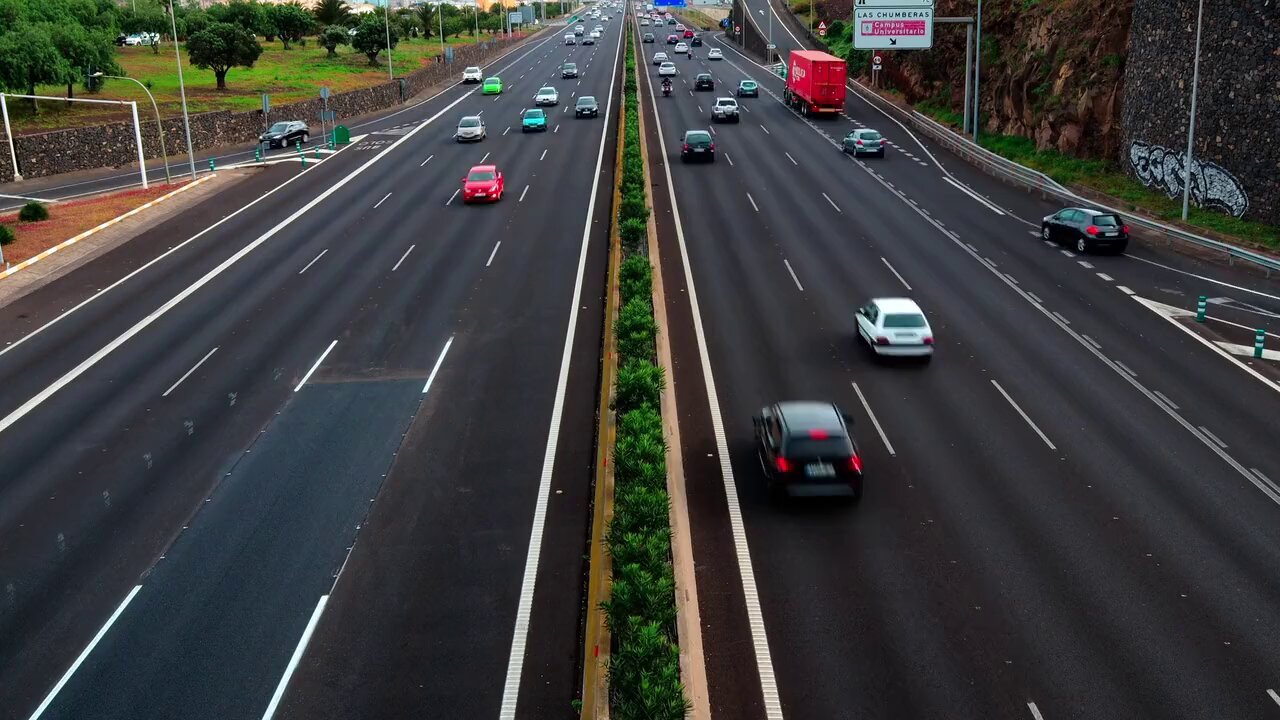
#> input picture pic-1.jpg, 1280 x 720 px; the run also reads 2 pictures not shown here
$ jupyter execute --allow-errors try_in.ipynb
#> lines starting #> are read from the running program, lines starting #| are printed output that depends on the picture; after the words box and inside, x2 and y2 are one past the last pixel; in counts of white or black regions, pixels touching at a corner belong together
[cell 1]
import os
print(os.getcwd())

[cell 2]
import numpy as np
import cv2

image_11 = cv2.imread('pic-1.jpg')
#> image_11 is the input picture: shape (720, 1280, 3); mean B, G, R 61.1, 61.5, 60.8
image_12 = cv2.imread('pic-2.jpg')


height_11, width_11 = image_11.shape[:2]
#> height_11 = 720; width_11 = 1280
height_12, width_12 = image_12.shape[:2]
#> height_12 = 720; width_12 = 1280

#  get the starting pixel coordiantes (top  left of cropping rectangle)
start_row_11, start_col_11 = int(height_11 * .05), int(width_11 * .25)
#> start_row_11 = 36; start_col_11 = 320

#  get the ending pixel coordinates (bottom right)
end_row_11, end_col_11 = int(height_11 * .80), int(width_11 * .48)
#> end_row_11 = 576; end_col_11 = 614

# Simply use indexing to crop out the rectangle we desire
image_13 = image_11[start_row_11:end_row_11 , start_col_11:end_col_11]

#  get the starting pixel coordiantes (top  left of cropping rectangle)
start_row_12,start_col_12 = int(height_12 * .05), int(width_12 * .25)
#> start_row_12 = 36; start_col_12 = 320

#  get the ending pixel coordinates (bottom right)
end_row_12, end_col_12 = int(height_12 * .80), int(width_12 * .48)
#> end_row_12 = 576; end_col_12 = 614

# Simply use indexing to crop out the rectangle we desire

image_14 = image_12[start_row_12:end_row_12 , start_col_12:end_col_12]

# taking absoloute difference
diff1 = cv2.absdiff(image_13.copy(),image_14.copy())

# Gray_scale image
gray1 = cv2.cvtColor(diff1 , cv2.COLOR_BGR2GRAY)


# blurring the image
blur1 = cv2.GaussianBlur(gray1 , (5,5) , 0)


#thresholding
ret,thresh1 = cv2.threshold(blur1 , 20 , 255 , cv2.THRESH_BINARY)
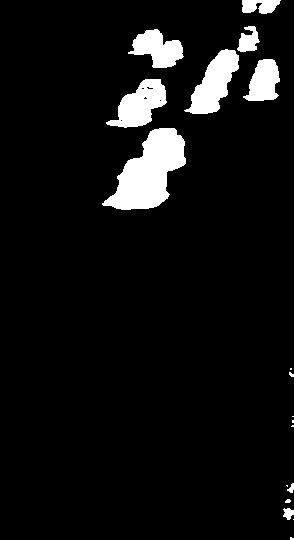
#> thresh1: shape (540, 294); 6.6% white; 18 white regions (9 under 20 px), largest, box (x1, y1, x2, y2) and area: (102, 128, 186, 210) 3777, (184, 49, 239, 114) 1798, (106, 79, 167, 128) 1632


# dilating the image
dilated1 = cv2.dilate(thresh1 , None , iterations = 1)
#> dilated1: shape (540, 294); 7.7% white; 13 white regions (2 under 20 px)


contours1,hierarchy = cv2.findContours(dilated1.copy() , cv2.RETR_TREE , cv2.CHAIN_APPROX_SIMPLE)
#> contours1 = 14 contours, 4 with area under 20; largest, box (x1, y1, x2, y2) and area: (101, 127, 187, 211) 3996, (183, 25, 261, 115) 2410, (105, 78, 168, 129) 1785, (127, 28, 185, 69) 1396, (242, 58, 281, 102) 1148
#counting valid contours
valid_cntrs1 = []
for contour in contours1:
    (x,y,w,h) = cv2.boundingRect(contour)
    if cv2.contourArea(contour) < 300  :
        continue

    cv2.rectangle(image_14 , (x,y) , (x+w , y+h) , (0 , 255 , 0) , 2)
    valid_cntrs1.append(contour)
#> this loop made 14 passes
#> (x, y, w, h) on passes 1, 2, 3, 4, 5, 7, 8, 9, 10, 11, 12, 13: (289, 536, 5, 4), (282, 507, 12, 14), (284, 498, 8, 6), (285, 482, 9, 12), (290, 419, 4, 9), (288, 367, 6, 11), (101, 127, 86, 84), (105, 78, 63, 51), (242, 58, 39, 44), (127, 28, 58, 41), (183, 25, 78, 90), (241, 0, 41, 15)
#> (contour, x, y, w, h) on passes 6, 14: ([[291, 415], [291, 417], [293, 417], [293, 415]], 291, 415, 3, 3), ([[257, 4], [258, 3], [259, 4], [258, 5]], 257, 3, 3, 3)
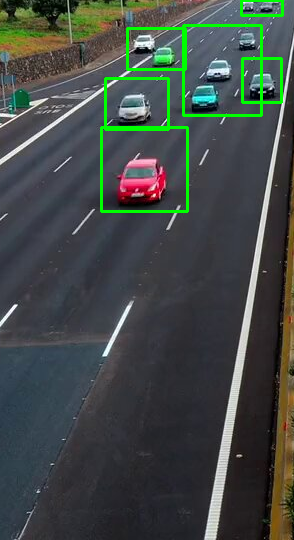
#> image_14: shape (540, 294, 3); mean B, G, R 70, 73.8, 66.4
#> after the loop, valid_cntrs1 = 6 contours; box (x1, y1, x2, y2) and area: (101, 127, 187, 211) 3996, (183, 25, 261, 115) 2410, (105, 78, 168, 129) 1785, (127, 28, 185, 69) 1396, (242, 58, 281, 102) 1148, (241, 0, 282, 15) 463


feed1 = image_14.copy()

cv2.putText(feed1, "Cars Detected : {}".format(str(len(valid_cntrs1))) , (10,20) , cv2.FONT_HERSHEY_SIMPLEX , 1 , (255 , 255 , 255) , 1)
#> feed1: shape (540, 294, 3); 0.34% of pixels changed, all inside (x1, y1, x2, y2) = (13, 0, 292, 21)

cv2.imshow("output1" , feed1)


cv2.waitKey(0)
cv2.destroyAllWindows()

[cell 3]
#lane 2


image_21 = cv2.imread('pic3.jpg')
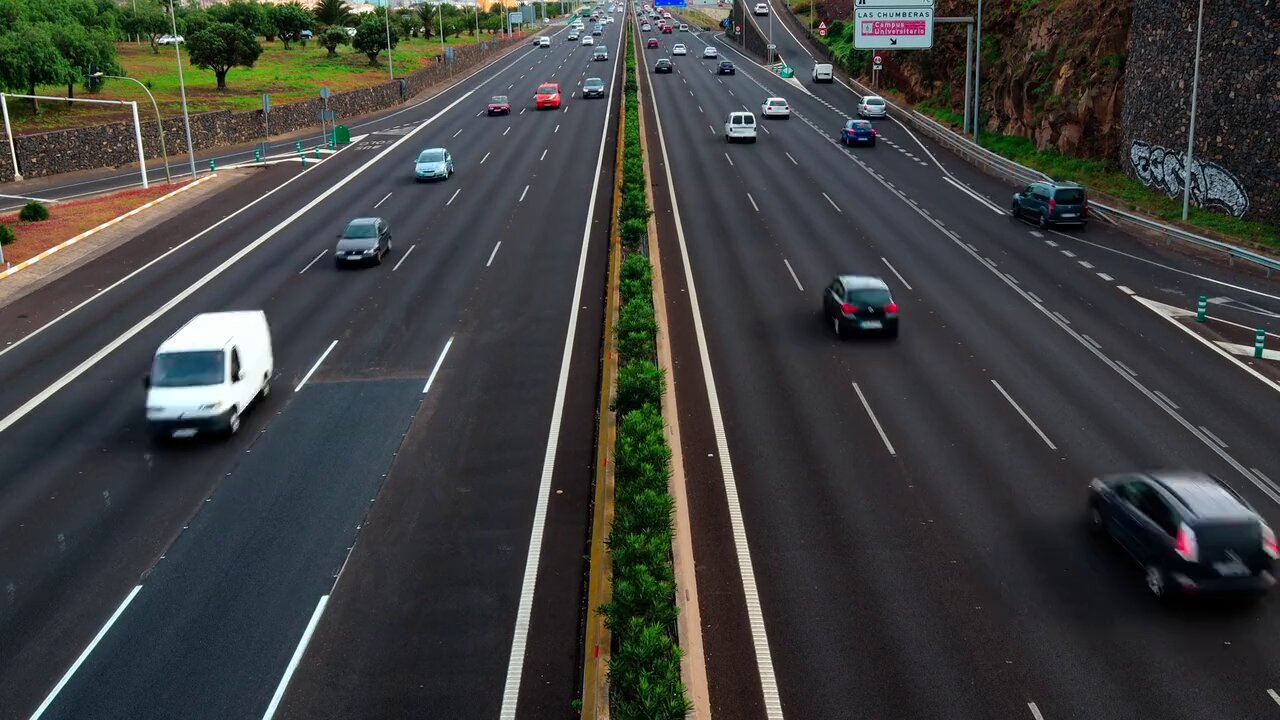
#> input picture pic3.jpg, 1280 x 720 px
#> image_21 is the input picture: shape (720, 1280, 3); mean B, G, R 62.7, 63.9, 62.7
image_22 = cv2.imread('pic4.jpg')


height_21, width_21 = image_21.shape[:2]
#> height_21 = 720; width_21 = 1280
height_22, width_22 = image_22.shape[:2]
#> height_22 = 720

#  get the starting pixel coordiantes (top  left of cropping rectangle)
start_row_21, start_col_21 = int(height_21 * .05), int(width_21 * .25)

#  get the ending pixel coordinates (bottom right)
end_row_21, end_col_21 = int(height_21 * .80), int(width_21 * .48)


# Simply use indexing to crop out the rectangle we desire
image_23 = image_21[start_row_21:end_row_21 , start_col_21:end_col_21]

#  get the starting pixel coordiantes (top  left of cropping rectangle)
start_row_22,start_col_22 = int(height_22 * .05), int(width_22 * .25)

#  get the ending pixel coordinates (bottom right)
end_row_22, end_col_22 = int(height_22 * .80), int(width_22 * .48)

# Simply use indexing to crop out the rectangle we desire

image_24 = image_22[start_row_22:end_row_22 , start_col_22:end_col_22]


# taking absoloute difference
diff2 = cv2.absdiff(image_23.copy(),image_24.copy())

# Gray_scale image
gray2 = cv2.cvtColor(diff2 , cv2.COLOR_BGR2GRAY)


# blurring the image
blur2 = cv2.GaussianBlur(gray2 , (5,5) , 0)


#thresholding
ret,thresh2 = cv2.threshold(blur2 , 20 , 255 , cv2.THRESH_BINARY)
#> thresh2: shape (540, 294); 7.7% white; 80 white regions (58 under 20 px), largest, box (x1, y1, x2, y2) and area: (0, 157, 87, 237) 4138, (181, 46, 248, 105) 1843, (234, 41, 287, 97) 1376


# dilating the image
dilated2 = cv2.dilate(thresh2 , None , iterations = 1)
#> dilated2: shape (540, 294); 10% white; 49 white regions (16 under 20 px)

contours2,hierarchy = cv2.findContours(dilated2.copy() , cv2.RETR_TREE , cv2.CHAIN_APPROX_SIMPLE)
#> contours2 = 58 contours, 30 with area under 20; largest, box (x1, y1, x2, y2) and area: (0, 156, 88, 238) 4478, (134, 45, 249, 109) 3400, (233, 0, 289, 98) 2606, (83, 110, 135, 150) 1469, (30, 91, 101, 144) 428
#counting valid contours
valid_cntrs2 = []
for contour in contours2:
    (x,y,w,h) = cv2.boundingRect(contour)
    if cv2.contourArea(contour) < 300  :
        continue

    cv2.rectangle(image_24 , (x,y) , (x+w , y+h) , (0 , 255 , 0) , 2)
    valid_cntrs2.append(contour)
#> this loop made 58 passes
#> (x, y, w, h) on passes 1, 3, 4, 6, 9, 10, 11, 13, 14, 16, 17, 18: (281, 496, 13, 24), (51, 462, 4, 4), (236, 452, 6, 7), (290, 419, 4, 10), (287, 367, 7, 13), (0, 303, 19, 26), (291, 290, 3, 5), (171, 215, 4, 4), (86, 214, 6, 6), (0, 156, 88, 82), (58, 215, 4, 3), (60, 207, 7, 8)
#> (contour, x, y, w, h) on passes 2, 5, 7, 8, 12, 15: ([[37, 490], [37, 492], [39, 492], [39, 490]], 37, 490, 3, 3), ([[63, 438], [63, 440], [65, 440], [65, 438]], 63, 438, 3, 3), ([[291, 415], [291, 417], [293, 417], [293, 415]], 291, 415, 3, 3), ([[91, 380], [91, 382], [93, 382], [93, 380]], 91, 380, 3, 3), ([[262, 270], [262, 272], [264, 272], [264, 270]], 262, 270, 3, 3), ([[199, 163], [199, 165], [202, 165], [202, 163]], 199, 163, 4, 3)
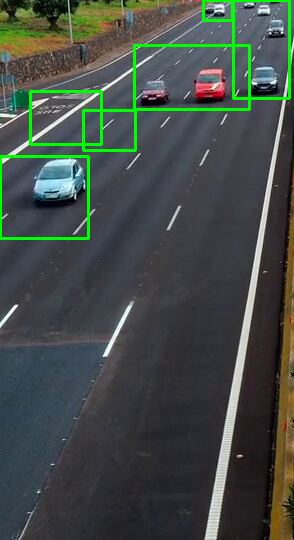
#> image_24: shape (540, 294, 3); mean B, G, R 71, 75.9, 68
#> after the loop, valid_cntrs2 = 6 contours; box (x1, y1, x2, y2) and area: (0, 156, 88, 238) 4478, (134, 45, 249, 109) 3400, (233, 0, 289, 98) 2606, (83, 110, 135, 150) 1469, (30, 91, 101, 144) 428, (203, 0, 232, 20) 416


feed2 = image_24.copy()

cv2.putText(feed2, "Cars Detected : {}".format(str(len(valid_cntrs2))) , (10,20) , cv2.FONT_HERSHEY_SIMPLEX , 1 , (255 , 255 , 255) , 1)

cv2.imshow("output2" , feed2)

cv2.waitKey(0)
cv2.destroyAllWindows()

[cell 4]
image_31 = cv2.imread('pic5.jpg')
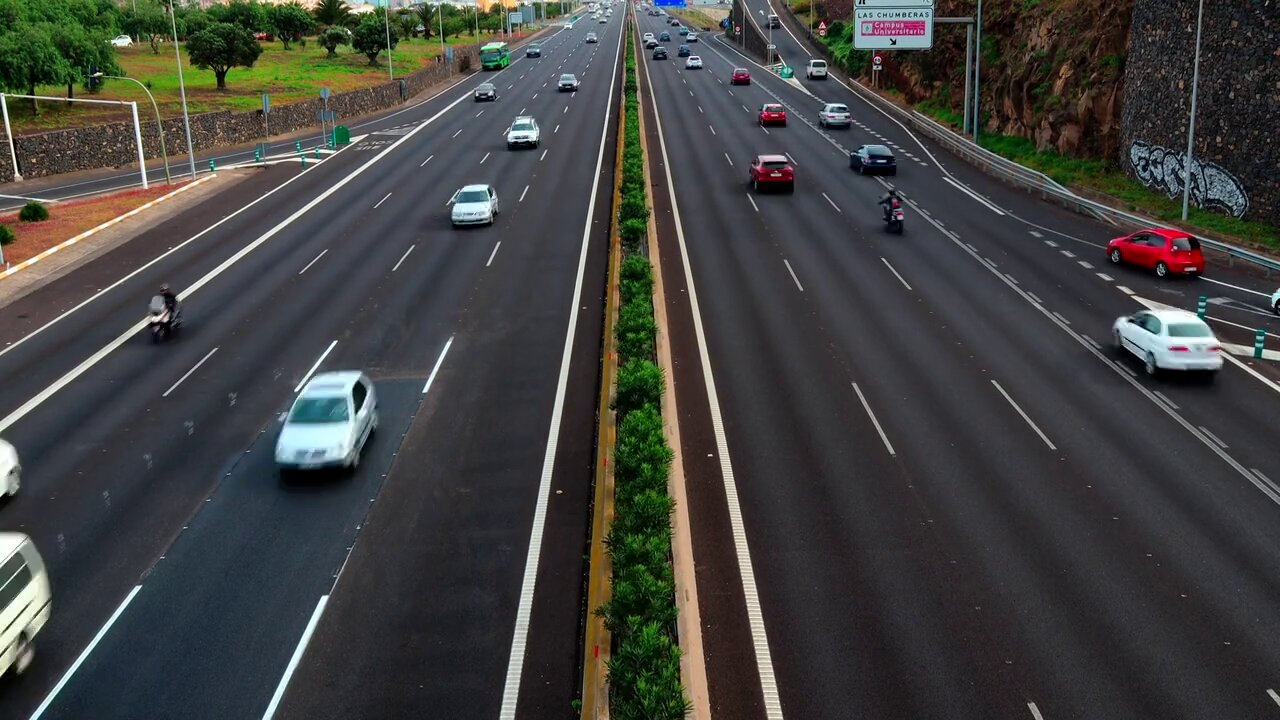
#> input picture pic5.jpg, 1280 x 720 px
#> image_31 is the input picture: shape (720, 1280, 3); mean B, G, R 64, 65.8, 65.3
image_32 = cv2.imread('pic6.jpg')
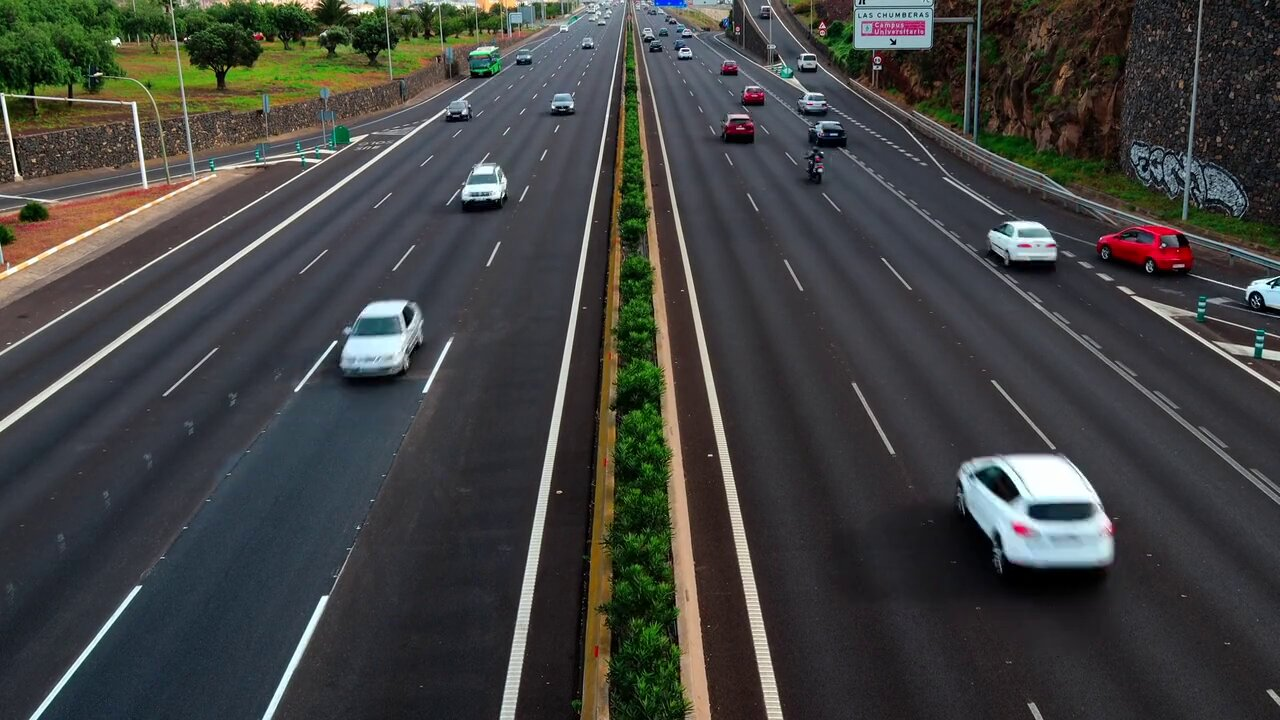
#> input picture pic6.jpg, 1280 x 720 px
#> image_32 is the input picture: shape (720, 1280, 3); mean B, G, R 64.6, 66.2, 65.3


height_31, width_31 = image_31.shape[:2]
height_32, width_32 = image_32.shape[:2]

#  get the starting pixel coordiantes (top  left of cropping rectangle)
start_row_31, start_col_31 = int(height_31 * .05), int(width_31 * .25)

#  get the ending pixel coordinates (bottom right)
end_row_31, end_col_31 = int(height_31 * .80), int(width_31 * .48)


# Simply use indexing to crop out the rectangle we desire
image_33 = image_31[start_row_31:end_row_31 , start_col_31:end_col_31]

#  get the starting pixel coordiantes (top  left of cropping rectangle)
start_row_32,start_col_32 = int(height_32 * .05), int(width_32 * .25)

#  get the ending pixel coordinates (bottom right)
end_row_32, end_col_32 = int(height_32 * .80), int(width_32 * .48)

# Simply use indexing to crop out the rectangle we desire

image_34 = image_32[start_row_32:end_row_32 , start_col_32:end_col_32]


# taking absoloute difference
diff3 = cv2.absdiff(image_33.copy(),image_34.copy())

# Gray_scale image
gray3 = cv2.cvtColor(diff3 , cv2.COLOR_BGR2GRAY)


# blurring the image
blur3 = cv2.GaussianBlur(gray3 , (5,5) , 0)


#thresholding
ret,thresh3 = cv2.threshold(blur3 , 20 , 255 , cv2.THRESH_BINARY)
#> thresh3: shape (540, 294); 13.3% white; 17 white regions (5 under 20 px), largest, box (x1, y1, x2, y2) and area: (0, 263, 106, 464) 12219, (120, 125, 189, 196) 3090, (125, 5, 191, 48) 1802


# dilating the image
dilated3 = cv2.dilate(thresh3 , None , iterations = 1)
#> dilated3: shape (540, 294); 14.8% white; 14 white regions (3 under 20 px)

contours3,hierarchy = cv2.findContours(dilated3.copy() , cv2.RETR_TREE , cv2.CHAIN_APPROX_SIMPLE)
#> contours3 = 26 contours, 11 with area under 20; largest, box (x1, y1, x2, y2) and area: (0, 262, 107, 465) 12922, (119, 124, 190, 197) 3360, (124, 4, 192, 49) 1973, (180, 78, 222, 118) 1212, (121, 45, 179, 88) 1113
#counting valid contours
valid_cntrs3 = []
for contour in contours3:
    (x,y,w,h) = cv2.boundingRect(contour)
    if cv2.contourArea(contour) < 300  :
        continue

    cv2.rectangle(image_34 , (x,y) , (x+w , y+h) , (0 , 255 , 0) , 2)
    valid_cntrs3.append(contour)
#> this loop made 26 passes
#> (x, y, w, h) on passes 1, 3, 6, 7, 8, 11, 12, 15, 17, 18, 19, 20: (278, 487, 16, 34), (290, 414, 4, 9), (289, 291, 5, 11), (0, 262, 107, 203), (16, 425, 7, 3), (36, 348, 8, 7), (48, 333, 21, 5), (42, 294, 5, 4), (86, 272, 6, 9), (119, 124, 71, 73), (146, 150, 20, 4), (180, 78, 42, 40)
#> (contour, x, y, w, h) on passes 2, 4, 5, 9, 10, 13: ([[292, 425], [292, 427], [293, 427], [293, 425]], 292, 425, 2, 3), ([[291, 373], [291, 376], [293, 376], [293, 373]], 291, 373, 3, 4), ([[291, 346], [291, 349], [293, 349], [293, 346]], 291, 346, 3, 4), ([[35, 410], [36, 409], [37, 410], [36, 411]], 35, 409, 3, 3), ([[36, 407], [37, 406], [38, 407], [37, 408]], 36, 406, 3, 3), ([[6, 317], [7, 316], [8, 317], [7, 318]], 6, 316, 3, 3)
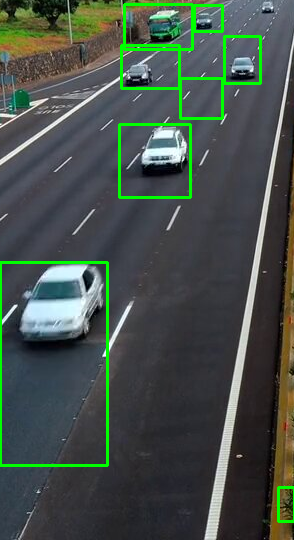
#> image_34: shape (540, 294, 3); mean B, G, R 73.7, 80.4, 69.8
#> after the loop, valid_cntrs3 = 8 contours; box (x1, y1, x2, y2) and area: (0, 262, 107, 465) 12922, (119, 124, 190, 197) 3360, (124, 4, 192, 49) 1973, (180, 78, 222, 118) 1212, (121, 45, 179, 88) 1113, (224, 36, 260, 83) 1062, (194, 5, 222, 31) 484, (278, 487, 294, 521) 311


feed3 = image_34.copy()

cv2.putText(feed3, "Cars Detected : {}".format(str(len(valid_cntrs3))) , (10,20) , cv2.FONT_HERSHEY_SIMPLEX , 1 , (255 , 255 , 255) , 1)
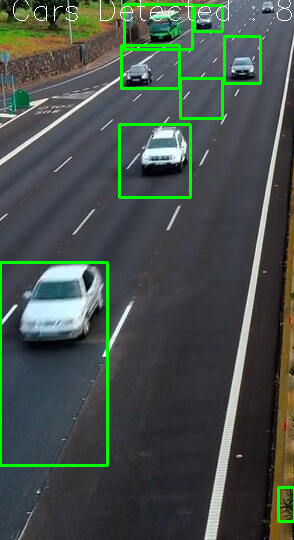
#> feed3: shape (540, 294, 3); 0.34% of pixels changed, all inside (x1, y1, x2, y2) = (13, 0, 292, 21)

cv2.imshow("output3" , feed3)

cv2.waitKey(0)
cv2.destroyAllWindows()
